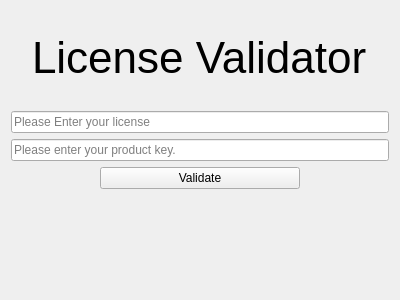
<?xml version="1.0" encoding="UTF-8"?>
<ui version="4.0">
 <class>LicenseValidator</class>
 <widget class="QWidget" name="LicenseValidator">
  <property name="geometry">
   <rect>
    <x>0</x>
    <y>0</y>
    <width>400</width>
    <height>300</height>
   </rect>
  </property>
  <property name="windowTitle">
   <string>MockPage</string>
  </property>
  <layout class="QVBoxLayout" name="verticalLayout">
   <item alignment="Qt::AlignHCenter">
    <widget class="QLabel" name="label">
     <property name="font">
      <font>
       <pointsize>33</pointsize>
      </font>
     </property>
     <property name="text">
      <string>License Validator</string>
     </property>
    </widget>
   </item>
   <item>
    <layout class="QHBoxLayout" name="horizontalLayout">
     <item>
      <widget class="QLineEdit" name="licenseBox">
       <property name="placeholderText">
        <string>Please Enter your license</string>
       </property>
      </widget>
     </item>
    </layout>
   </item>
   <item>
    <layout class="QHBoxLayout" name="horizontalLayout_2">
     <item>
      <widget class="QLineEdit" name="productKeyBox">
       <property name="placeholderText">
        <string>Please enter your product key.</string>
       </property>
      </widget>
     </item>
    </layout>
   </item>
   <item>
    <layout class="QHBoxLayout" name="horizontalLayout_3">
     <item>
      <widget class="QPushButton" name="validateButton">
       <property name="maximumSize">
        <size>
         <width>200</width>
         <height>16777215</height>
        </size>
       </property>
       <property name="text">
        <string>Validate</string>
       </property>
      </widget>
     </item>
    </layout>
   </item>
   <item alignment="Qt::AlignHCenter">
    <widget class="QLabel" name="message">
     <property name="text">
      <string/>
     </property>
    </widget>
   </item>
  </layout>
 </widget>
 <resources/>
 <connections/>
</ui>
